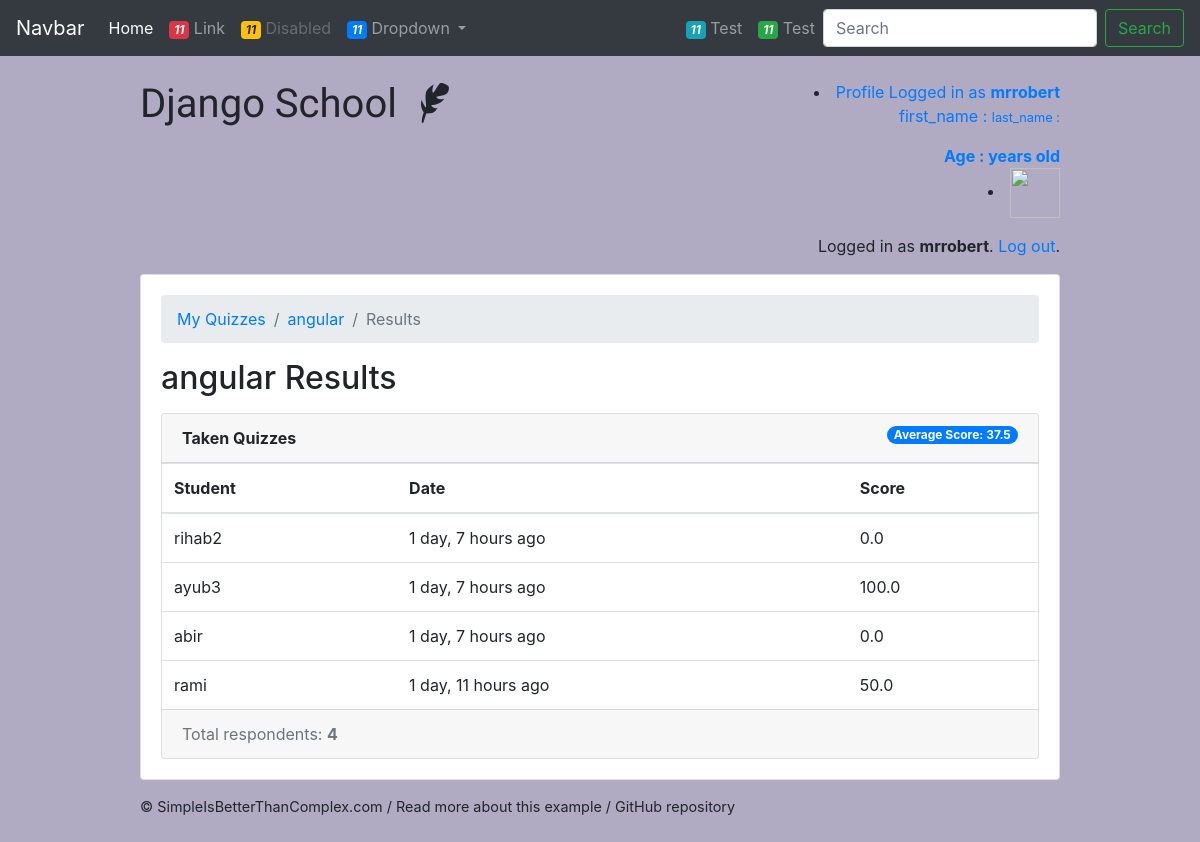
Page /teachers/quiz/1/results/ (signed in) on the committed database.
### account/models.py (models this page shows, shortened)
class User(AbstractUser):
    is_student = models.BooleanField(default=False)
    is_teacher = models.BooleanField(default=False)

class Quiz(models.Model):
    owner = models.ForeignKey(User, on_delete=models.CASCADE, related_name='quizzes')
    name = models.CharField(max_length=255)
    subject = models.ForeignKey(Subject, on_delete=models.CASCADE, related_name='quizzes')

class TakenQuiz(models.Model):
    student = models.ForeignKey(Student, on_delete=models.CASCADE, related_name='taken_quizzes')
    quiz = models.ForeignKey(Quiz, on_delete=models.CASCADE, related_name='taken_quizzes')
    score = models.FloatField()
    date = models.DateTimeField(auto_now_add=True)

class Student(models.Model):
    user = models.OneToOneField(User, on_delete=models.CASCADE, primary_key=True)
    quizzes = models.ManyToManyField(Quiz, through='TakenQuiz')
    interests = models.ManyToManyField(Subject, related_name='interested_students')

### account/views/teachers.py (the view)
# urls.py: path('quiz/<int:pk>/results/', teachers.QuizResultsView.as_view(), name='quiz_results'),
@method_decorator([login_required, teacher_required], name='dispatch')
class QuizResultsView(DetailView):
    model = Quiz
    context_object_name = 'quiz'
    template_name = 'classroom/teachers/quiz_results.html'
    def get_context_data(self, **kwargs):
        quiz = self.get_object()
        taken_quizzes = quiz.taken_quizzes.select_related('student__user').order_by('-date')
        total_taken_quizzes = taken_quizzes.count()
        quiz_score = quiz.taken_quizzes.aggregate(average_score=Avg('score'))
        extra_context = {
            'taken_quizzes': taken_quizzes,
            'total_taken_quizzes': total_taken_quizzes,
            'quiz_score': quiz_score
        }
        kwargs.update(extra_context)
        return super().get_context_data(**kwargs)
    def get_queryset(self):
        return self.request.user.quizzes.all()

### templates/classroom/teachers/quiz_results.html
{% extends 'base.html' %}
{% load crispy_forms_tags humanize %}
{% block content %}
  <nav aria-label="breadcrumb">
    <ol class="breadcrumb">
      <li class="breadcrumb-item"><a href="{% url 'teachers:quiz_change_list' %}">My Quizzes</a></li>
      <li class="breadcrumb-item"><a href="{% url 'teachers:quiz_change' quiz.pk %}">{{ quiz.name }}</a></li>
      <li class="breadcrumb-item active" aria-current="page">Results</li>
    </ol>
  </nav>
  <h2 class="mb-3">{{ quiz.name }} Results</h2>
  <div class="card">
    <div class="card-header">
      <strong>Taken Quizzes</strong>
      <span class="badge badge-pill badge-primary float-right">Average Score: {{ quiz_score.average_score|default_if_none:0.0 }}</span>
    </div>
    <table class="table mb-0">
      <thead>
        <tr>
          <th>Student</th>
          <th>Date</th>
          <th>Score</th>
        </tr>
      </thead>
      <tbody>
        {% for taken_quiz in taken_quizzes %}
          <tr>
            <td>{{ taken_quiz.student.user.username }}</td>
            <td>{{ taken_quiz.date|naturaltime }}</td>
            <td>{{ taken_quiz.score }}</td>
          </tr>
        {% endfor %}
      </tbody>
    </table>
    <div class="card-footer text-muted">
      Total respondents: <strong>{{ total_taken_quizzes }}</strong>
    </div>
  </div>
{% endblock %}

### templates/base.html (shortened to what this page needs)
{% load static %}<!doctype html>
<html lang="en">
  <head>
    <link rel="stylesheet" href="https://maxcdn.bootstrapcdn.com/bootstrap/4.0.0/css/bootstrap.min.css">
    <link rel="stylesheet" type="text/css" href="{% static 'vendor/fontello-2f186091/css/fontello.css' %}">
    <link rel="stylesheet" type="text/css" href="{% static 'css/app.css' %}">
    {% if user.is_authenticated and user.is_teacher %}
      <link rel="stylesheet" type="text/css" href="{% static 'css/teachers.css' %}">
    {% endif %}
  </head>
  <body>
  <nav class="navbar navbar-icon-top navbar-expand-lg navbar-dark bg-dark">
  <a class="navbar-brand" href="#">Navbar</a>
  <div class="collapse navbar-collapse" id="navbarSupportedContent">
    <ul class="navbar-nav mr-auto">
      <li class="nav-item active">
        <a class="nav-link" href="#">
          Home
          </a>
      </li>
      <li class="nav-item">
        <a class="nav-link" href="#">
          <i class="fa fa-envelope-o">
            <span class="badge badge-danger">11</span>
          </i>
          Link
        </a>
      </li>
      <li class="nav-item">
        <a class="nav-link disabled" href="#">
          <i class="fa fa-envelope-o">
            <span class="badge badge-warning">11</span>
          </i>
          Disabled
        </a>
      </li>
      <li class="nav-item dropdown">
        <a class="nav-link dropdown-toggle" href="#" id="navbarDropdown" role="button" data-toggle="dropdown" aria-haspopup="true" aria-expanded="false">
          <i class="fa fa-envelope-o">
            <span class="badge badge-primary">11</span>
          </i>
          Dropdown
        </a>
      </li>
    </ul>
    <ul class="navbar-nav ">
      <li class="nav-item">
        <a class="nav-link" href="#">
          <i class="fa fa-bell">
            <span class="badge badge-info">11</span>
          </i>
          Test
        </a>
      </li>
      <li class="nav-item">
        <a class="nav-link" href="#">
          <i class="fa fa-globe">
            <span class="badge badge-success">11</span>
          </i>
          Test
        </a>
      </li>
    </ul>
    <form class="form-inline my-2 my-lg-0">
      <input class="form-control mr-sm-2" type="text" placeholder="Search" aria-label="Search">
      <button class="btn btn-outline-success my-2 my-sm-0" type="submit">Search</button>
    </form>
  </div>
</nav>
    <div class="container my-4">
      <div class="row justify-content-center">
        <div class="col-md-10 col-sm-12">
          <div class="row">
            <div class="col-6">
              <h1 class="logo">
                <a href="{% url 'home' %}">
                  Django School
                  {% if user.is_authenticated %}
                    {% if user.is_teacher %}
                      <span class="icon-feather" data-toggle="tooltip" data-placement="right" title="Teacher profile"></span>
                    {% else %}
                      <span class="icon-graduation-cap" data-toggle="tooltip" data-placement="right" title="Student profile"></span>
                    {% endif %}
                  {% endif %}
                </a>
              </h1>
            </div>
            <div class="col-6 text-right">
              {% if user.is_authenticated %}
                 <li><a href="{% url 'view_profile'%}">Profile
                 Logged in as <strong>{{ user.username }}</strong>
                   <p>
                     first_name {{user.first_name}}  : <small> last_name : {{user.last_name}}</small>
                   </p>
                   <b>
                    Age :  {{user.userprofile.age}} years old
                   </b>
              {%if user.userprofile.image.url  %}
                    <li><img src="{{ user.userprofile.image.url}}" width="50" height="50"></li>
              {% else %}
              <li><img src="https://upload.wikimedia.org/wikipedia/commons/thumb/5/59/User-avatar.svg/1024px-User-avatar.svg.png" width="50" height="50"></li>
              {% endif %}
                 </a>
              </li>
                <p class="pt-3">Logged in as <strong>{{ user.username }}</strong>. <a href="{% url 'logout' %}">Log out</a>.</p>
              {% else %}
                <a href="{% url 'login' %}" class="btn btn-light" role="button">Log in</a>
                <a href="{% url 'signup' %}" class="btn btn-primary" role="button">Sign up</a>
              {% endif %}
            </div>
          </div>
          <div class="card mb-3">
            <div class="card-body">
              {% block content %}
              {% endblock %}
            </div>
          </div>
          <footer>
            <a href="https://simpleisbetterthancomplex.com">© SimpleIsBetterThanComplex.com</a>
            /
            <a href="https://simpleisbetterthancomplex.com/tutorial/2018/01/18/how-to-implement-multiple-user-types-with-django.html">Read more about this example</a>
            /
            <a href="https://github.com/sibtc/django-multiple-user-types-example">GitHub repository</a>
          </footer>
        </div>
      </div>
    </div>
  </body>
</html>

### static/css/app.css (style rules this page uses)
.logo { font-family: 'Clicker Script', cursive; }
.logo a { color: #212529; text-decoration: none; }
footer { font-size: .9rem; }
footer a { color: #212529; }

### static/css/teachers.css (style rules this page uses)
body { background-color: #b0aac2; }

### rows in the picture
User: username "mrrobert"
Quiz: name "angular"
TakenQuiz: student.user.username "rihab2", date "1 day, 7 hours ago", score "0.0"
TakenQuiz: student.user.username "ayub3", date "1 day, 7 hours ago", score "100.0"
TakenQuiz: student.user.username "abir", date "1 day, 7 hours ago", score "0.0"
TakenQuiz: student.user.username "rami", date "1 day, 11 hours ago", score "50.0"

### other values in the picture
{{ quiz_score.average_score|default_if_none:0.0 }} "37.5"
{{ total_taken_quizzes }} "4"
